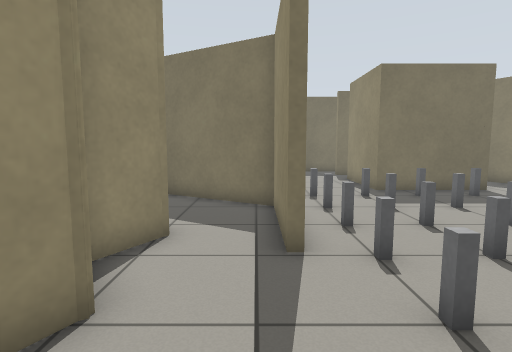
view 1 (above)

24 first-person views from a walk through a world built for the Gazebo simulator. The camera is 0.94 m above the floor, tilts 6° down and sees 80° across. The floor is counted in squares, 0.5 m on a side. Each view is taken from the middle of a square. On the plan, view 1 faces up. The plan holds only what a view shows up to about 16 squares ahead; the rest is blank. The place goes on beyond the plan. Robots are left out.

view 2
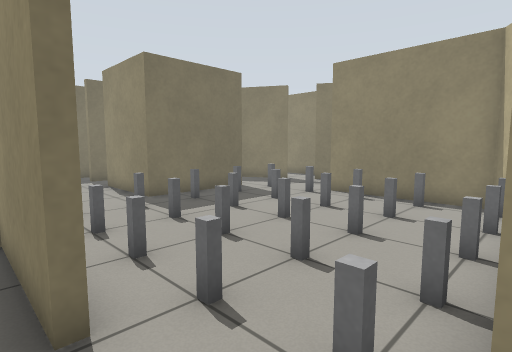

view 3
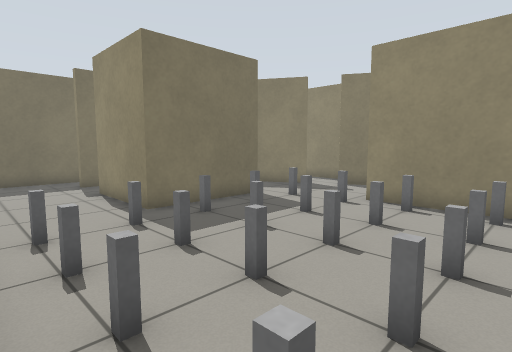

view 4
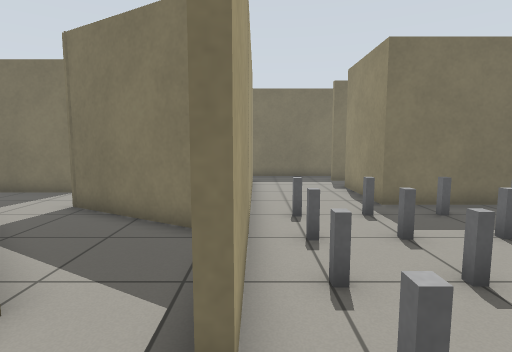

view 5
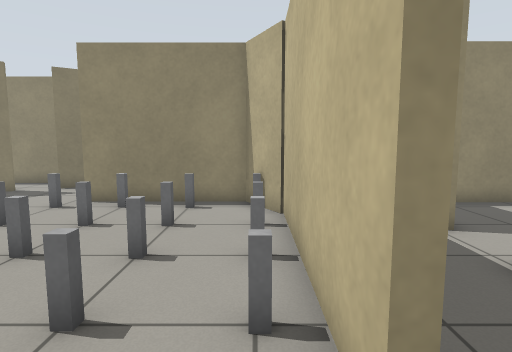

view 6
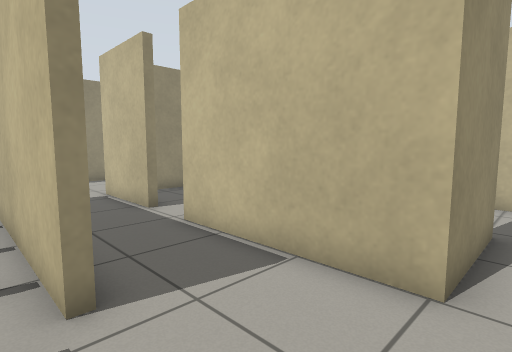

view 7
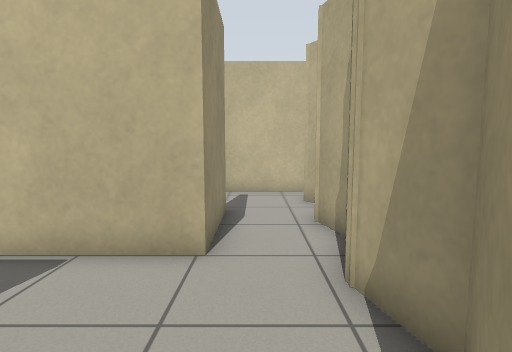

view 8
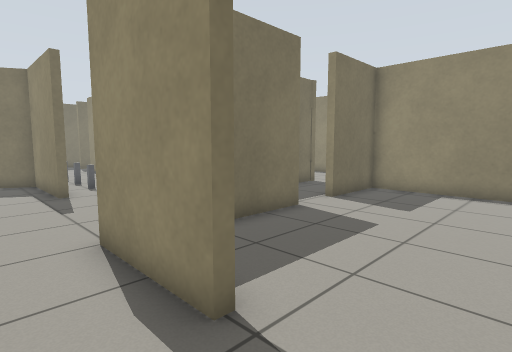

view 9
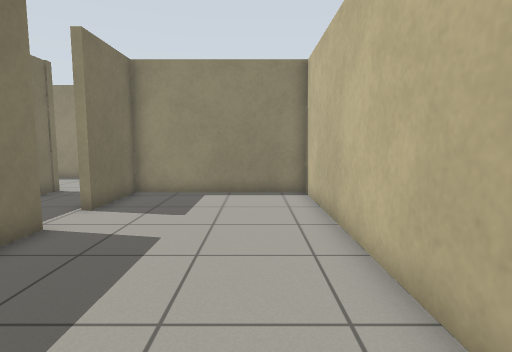

view 10
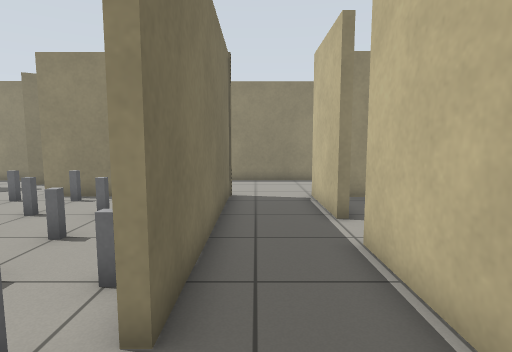

view 11
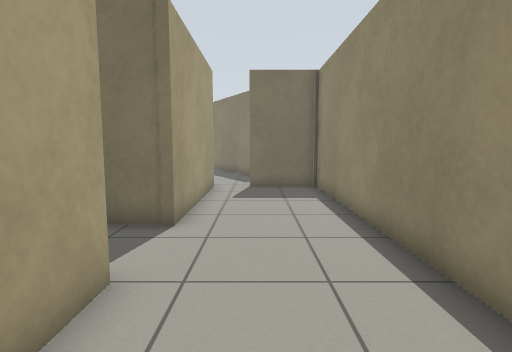

view 12
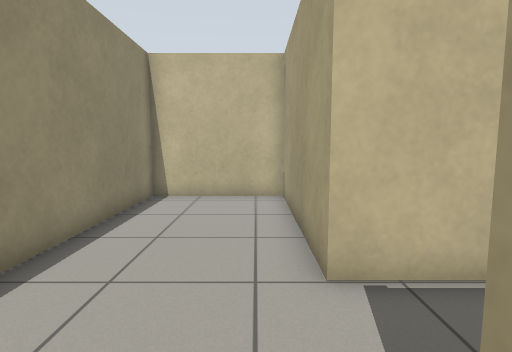

view 13
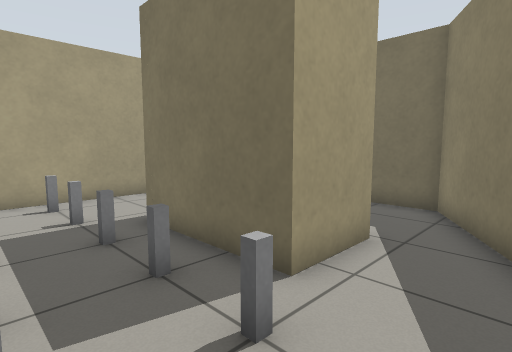

view 14
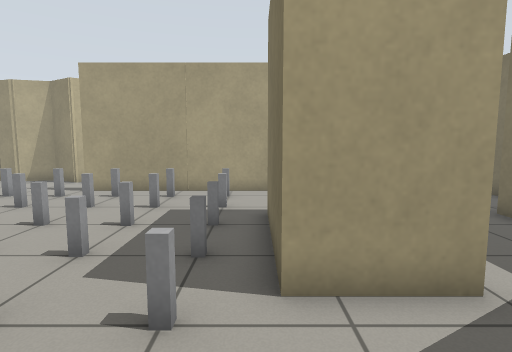

view 15
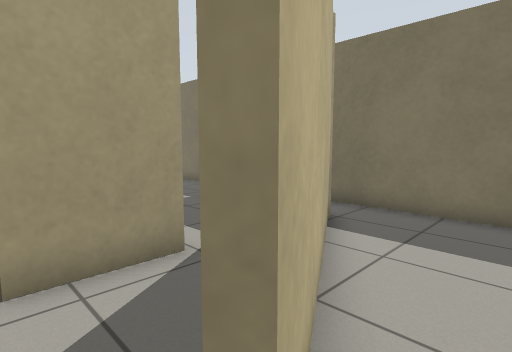

view 16
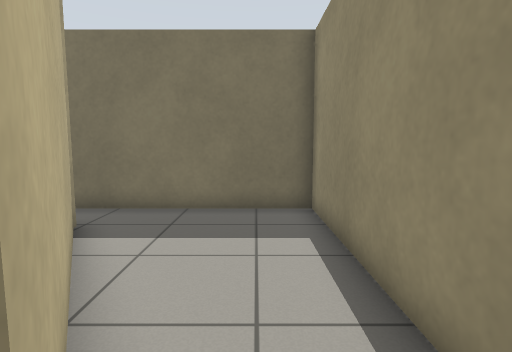

view 17
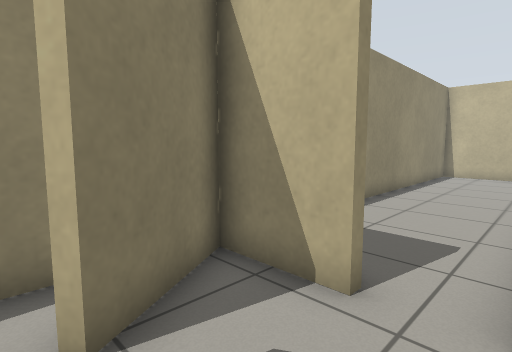

view 18
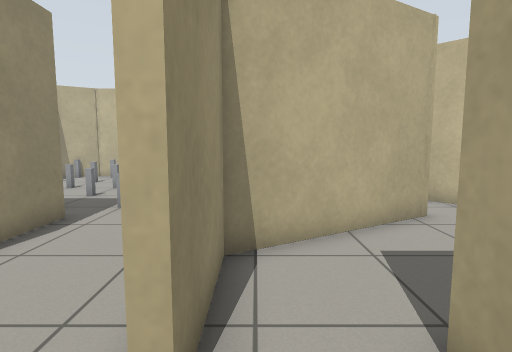

view 19
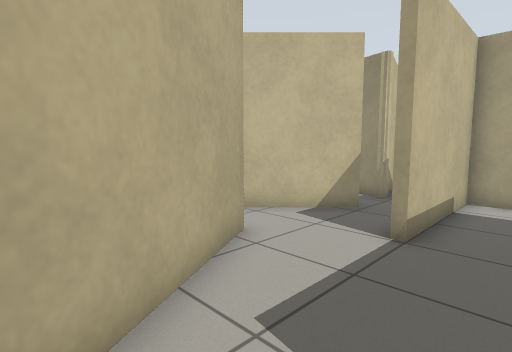

view 20
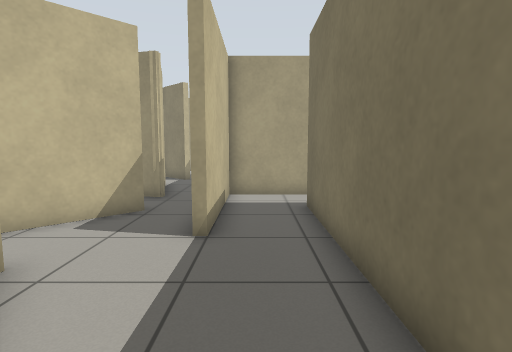

view 21
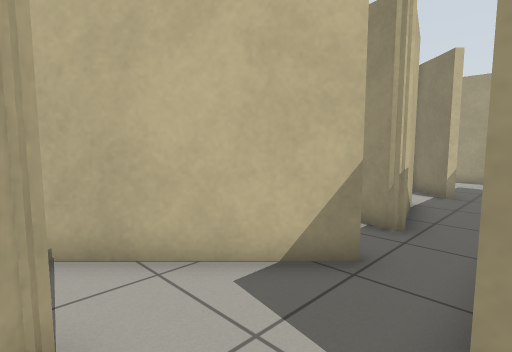

view 22
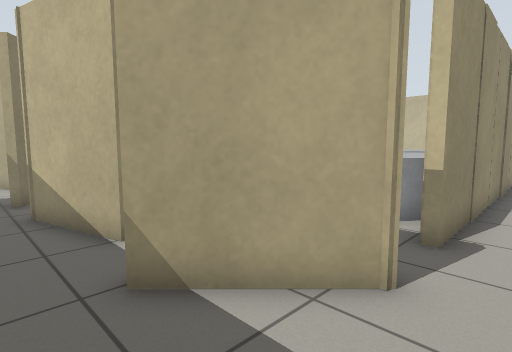

view 23
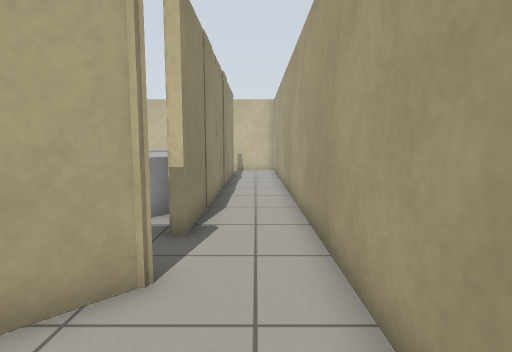

view 24
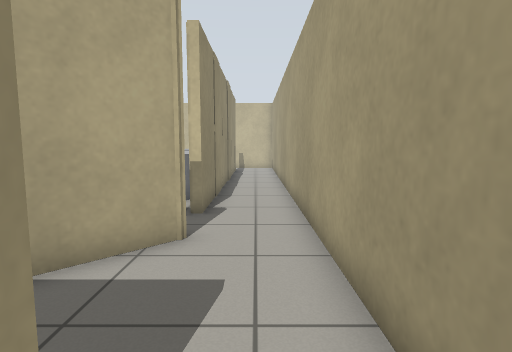

### Floor plan
Key: @ floor where view 1 was taken; # wall or solid block; . floor; P pole; C grey cylinder; O other object.
Columns run from 21 left of view 1 to 16 right of it. Each row starts with its distance up from view 1.
 21                      ######   ########
 20                      ......   .......#
 19                       ....######.....#
 18           #.########  #..... ..#.....#
 17           #...........#........##....#
 16  .        #...........#...# ....##...#
 15           #####......##...#   ...#...#
 14 #.  ...............####...#   #..##..#
 13 #................###  #...#   #...#..#
 12 #...##.####.##...###  #...#####......#
 11 #..##.       ##...##  #P.P.P.P.P...#.#
 10 #..#          ##...####............###
  9 #...           ##....##P.P.P.P.P#.###
  8 #.##              ....#.........#.####
  7 #.##               ...#P.P.P.P.P#....#
  6 #.##C              #..#.........#....#
  5 #.# C             ##..#P.P.P.P.P#....#
  4 #.# C              #............#....#
  3 #.# C              #...P.P.P.P.##....#
  2 #.#               ##....#########....#
  1 #.#               ##.................#
  0 #.#               ##.@...............#
 -1 #.#   O           ##.######..####....#
 -2 #.#   O           #..#..........#....#
 -3   #               #..#..........#....#
 -4                   #..#..........#....#
 -5                   #.............#....#
 -6                   #.............#....#
 -7                   #.............#....#
 -8                   ####################

Positions as (right, up) in squares from view 1, and headings:
1: (0, 0), facing up
2: (0, 2), facing up-right
3: (1, 4), facing up-right
4: (1, 3), facing up
5: (1, 3), facing right
6: (-1, 3), facing down-right
7: (-1, 4), facing down
8: (-2, -7), facing up-right
9: (-1, -6), facing right
10: (0, 1), facing right
11: (13, -5), facing up
12: (12, 3), facing down
13: (12, 9), facing up-left
14: (13, 12), facing left
15: (14, 12), facing up-left
16: (14, 12), facing up
17: (11, 12), facing down-right
18: (0, 20), facing down
19: (0, 17), facing down-left
20: (0, 16), facing left
21: (-4, 15), facing down-left
22: (-20, 14), facing down-right
23: (-20, 14), facing down
24: (-20, 16), facing down
